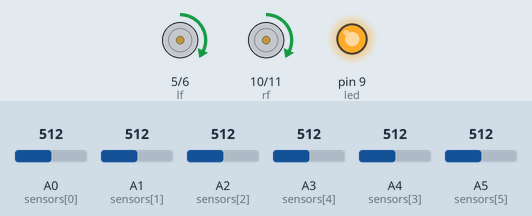
Simulated run of this sketch. Board: Arduino Uno, built with avr-gcc and run on an emulated ATmega328P. On the bench: motor-driver pin pairs drawn as motors (green arrow = first pin HIGH = forward, orange = second pin HIGH = backward, longer = more drive), output pins drawn as LEDs (lit = HIGH). Inputs (shaded band) come from the test bench; at power-on: A0 (sensors[0]) = 512, A5 (sensors[5]) = 512, A3 (sensors[4]) = 512, A1 (sensors[1]) = 512, A2 (sensors[2]) = 512, A4 (sensors[3]) = 512. What the sketch prints to the serial monitor is not drawn.

Above: at 2.2 s.
2.3 s: A0 (sensors[0]) set to 32
5.3 s: A0 (sensors[0]) set to 26
At 6.5 s:
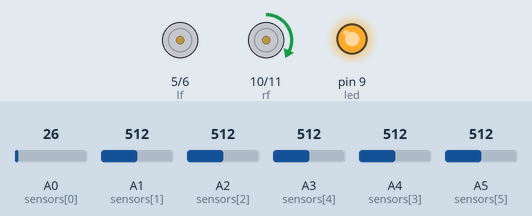
6.8 s: A5 (sensors[5]) set to 32
8.3 s: A5 (sensors[5]) set to 27
At 8.7 s:
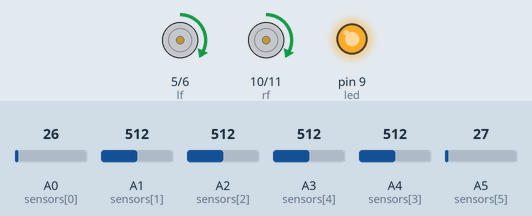
9.8 s: A3 (sensors[4]) set to 32
12.8 s: A3 (sensors[4]) set to 28
At 13.3 s:
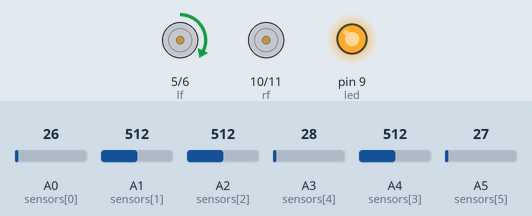
Timing chart, 0 to 15.3 s (numbered marks = the images above; inputs shaded):
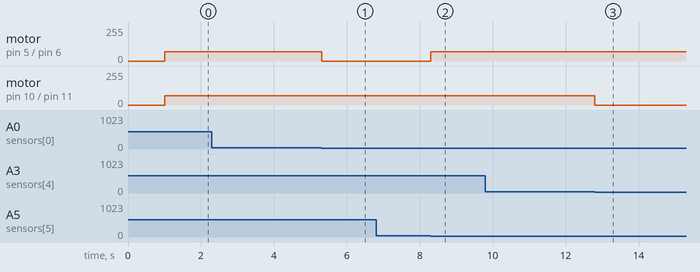

Measured:
- the behaviour switches between 30 and 29 on A0 (sensors[0]) (found by bisection; images 0 and 1)
- the behaviour switches between 30 and 29 on A5 (sensors[5]) (found by bisection; images 1 and 2)
- the behaviour switches between 30 and 29 on A3 (sensors[4]) (found by bisection; images 2 and 3)
- after the input at 5.3 s, motor on pin 5 (lf) / pin 6 (lb): forward 70/255 → stopped at once
- after the input at 8.3 s, motor on pin 5 (lf) / pin 6 (lb): stopped → forward 70/255 at once
- after the input at 12.8 s, motor on pin 10 (rf) / pin 11 (rb): forward 70/255 → stopped at once

The sketch:

Analog_sensor__take_value.ino
```cpp
#define NUM_SENSORS   6
int led =9;
int val=255;
int sensors[]={A0, A1, A2, A4, A3, A5};
unsigned int sv[NUM_SENSORS];
int sv2[NUM_SENSORS]={1,1,1,1,1,1};
unsigned long int sum=0,ts=0,ps=0,ls=0,rs=0,ols,ors;
int lf = 5;
int lb = 6;
int rf = 10;
int rb = 11;

int bspeed =70;
int SPEED;
int MSPEED=70;
int state=0;
int flag=0;
int stateStop=0;
void setup() {
  pinMode(led, OUTPUT);
    delay(500);
  pinMode(lf, OUTPUT);
  pinMode(lb, OUTPUT);
  pinMode(rf, OUTPUT);
  pinMode(rb, OUTPUT);
  pinMode(led, OUTPUT);
  // initialize serial communication at 9600 bits per second:
  Serial.begin(115200);
  delay(500);
  analogWrite(led, val);
  SPEED=bspeed;
}

// the loop routine runs over and over again forever:
void loop() {
  sum=0;
  // read the input on analog pin 0:
  for (int i=0;i<6;i++){

  sv[i] = analogRead(sensors[i]);
  // print out the value you read:
  Serial.print(sv[i]);
  Serial.print('\t');
  if(sv[i]>29)
    sv2[i]=1;
    else
    sv2[i]=0;
  }

  /* if(sv[0]>200)
   sv2[0]=0;
   else
   sv2[0]=1;
   if(sv[1]>600)
   sv2[1]=0;
   else
   sv2[1]=1;
   if(sv[2]>400)
   sv2[2]=0;
   else
   sv2[2]=1;
  if(sv[3]>500)
   sv2[3]=0;
   else
   sv2[3]=1;
   if(sv[4]>500)
   sv2[4]=0;
   else
   sv2[4]=1;
   if(sv[5]>200)
   sv2[5]=0;
   else
   sv2[5]=1;*/
   for (int i=0;i<6;i++)
   sum=sum*10+sv2[i];
   ls=sv2[0]*100+sv2[1]*10+sv2[2];
  rs=sv2[5]*100+sv2[4]*10+sv2[3];
   Serial.print(sum);
    Serial.print('\t');
    Serial.print(ls);
    Serial.print('\t');
    Serial.print(rs);
   Serial.println();
  delay(1);        // delay in between reads for stability


  drive:
  if(sum==ts)
  {
    if(SPEED<MSPEED)
    SPEED=SPEED+20;
    else
    SPEED=MSPEED;
  }
  else
  SPEED=bspeed;
 if (sum==0)
 mway('s');

else if(ls==rs)
 mway('f');
 else if(ls>rs)
 mway('r');
 else if(ls<rs)
 mway('l');


else if((sum==111111))
{sum=ts;
rs=ors;
ols=ls;
goto drive;
}

 if(ls!=rs)
 {

if(ts!=sum)
    ts=sum;
if(ols!=ls)
    ols=ls;
if(ors!=rs)
    ors=rs;
    }
}


void mway(int state)
{

if (state == 'f') {
        analogWrite(lf, SPEED);
        analogWrite(lb, 0);
        analogWrite(rf, SPEED);
        analogWrite(rb, 0);
         // Serial.println("Go Forward!");
    }
    else if (state == 'l') {
        analogWrite(lf, 0 );
        analogWrite(lb, 0);
        analogWrite(rf, SPEED);
        analogWrite(rb, 0);
         // Serial.println("SL");
    }
    else if (state == 'L') {
        analogWrite(lf, 0);
        analogWrite(lb, SPEED);
        analogWrite(rf, SPEED);
        analogWrite(rb, 0);
         // Serial.println("HL");
    }
        else if (state == 'm') {
        analogWrite(lf, 0);
        analogWrite(lb, SPEED);
        analogWrite(rf, 0);
        analogWrite(rb, 0);
        //  Serial.println("BL");
     }
    else if (state == 'b') {
        analogWrite(lf, 0);
        analogWrite(lb, SPEED);
        analogWrite(rf, 0);
        analogWrite(rb, SPEED);
        //  Serial.println("BACK");
    }
    else if (state == 'r') {
        analogWrite(lf, SPEED);
        analogWrite(lb, 0);
        analogWrite(rf, 0);
        analogWrite(rb, 0);
        //  Serial.println("SR");
    }
    else if (state == 'R') {
        analogWrite(lf, SPEED);
        analogWrite(lb, 0);
        analogWrite(rf, 0);
        analogWrite(rb, SPEED);
          Serial.println("HR");
    }
    else if (state == 'q') {
        analogWrite(lf, 0);
        analogWrite(lb, 0);
        analogWrite(rf, 0);
        analogWrite(rb, SPEED);
       //   Serial.println("BR");
    }

    else if (state == 's') {
        analogWrite(lf, 0);
        analogWrite(lb, 0);
        analogWrite(rf, 0);
        analogWrite(rb, 0);
        analogWrite(led, 0);
        if(flag == 0){
        //  Serial.println("STOP!");
          flag=1;
        }
        stateStop=0;
    }
}
```
